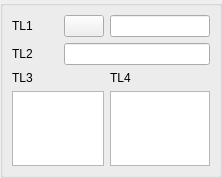
<?xml version="1.0" encoding="UTF-8"?>
<ui version="4.0">
 <class>ImportExportGUI_1Sel1LineEdit2ListWidget_QTD</class>
 <widget class="QWidget" name="ImportExportGUI_1Sel1LineEdit2ListWidget_QTD">
  <property name="geometry">
   <rect>
    <x>0</x>
    <y>0</y>
    <width>222</width>
    <height>178</height>
   </rect>
  </property>
  <property name="windowTitle">
   <string/>
  </property>
  <layout class="QGridLayout">
   <property name="margin">
    <number>0</number>
   </property>
   <property name="spacing">
    <number>6</number>
   </property>
   <item row="0" column="0">
    <widget class="QGroupBox" name="GroupBox1">
     <property name="title">
      <string/>
     </property>
     <layout class="QGridLayout">
      <property name="margin">
       <number>9</number>
      </property>
      <property name="spacing">
       <number>6</number>
      </property>
      <item row="1" column="1" colspan="2">
       <widget class="QLineEdit" name="LineEdit2"/>
      </item>
      <item row="1" column="0">
       <widget class="QLabel" name="TextLabel2">
        <property name="text">
         <string>TL2</string>
        </property>
       </widget>
      </item>
      <item row="0" column="1">
       <widget class="QPushButton" name="PushButton1">
        <property name="sizePolicy">
         <sizepolicy hsizetype="Fixed" vsizetype="Fixed">
          <horstretch>0</horstretch>
          <verstretch>0</verstretch>
         </sizepolicy>
        </property>
        <property name="text">
         <string/>
        </property>
       </widget>
      </item>
      <item row="0" column="0">
       <widget class="QLabel" name="TextLabel1">
        <property name="text">
         <string>TL1</string>
        </property>
       </widget>
      </item>
      <item row="0" column="2">
       <widget class="QLineEdit" name="LineEdit1">
        <property name="minimumSize">
         <size>
          <width>100</width>
          <height>0</height>
         </size>
        </property>
       </widget>
      </item>
      <item row="2" column="0" colspan="2">
       <widget class="QLabel" name="TextLabel3">
        <property name="text">
         <string>TL3</string>
        </property>
       </widget>
      </item>
      <item row="2" column="2">
       <widget class="QLabel" name="TextLabel4">
        <property name="text">
         <string>TL4</string>
        </property>
       </widget>
      </item>
      <item row="3" column="0" colspan="2">
       <widget class="QListWidget" name="listWidget1"/>
      </item>
      <item row="3" column="2">
       <widget class="QListWidget" name="listWidget2"/>
      </item>
     </layout>
    </widget>
   </item>
  </layout>
 </widget>
 <tabstops>
  <tabstop>PushButton1</tabstop>
  <tabstop>LineEdit1</tabstop>
  <tabstop>LineEdit2</tabstop>
 </tabstops>
 <resources/>
 <connections/>
</ui>
